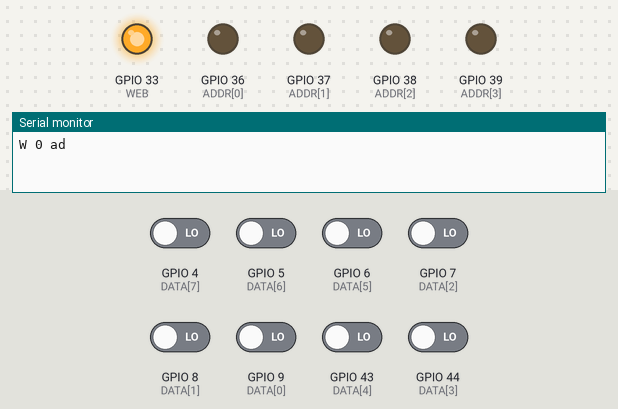
A sketch run on a simulated ESP32. Shown: output pins drawn as LEDs (lit = HIGH), the last lines printed to the serial monitor. The inputs (shaded band) are chosen by the test bench; at power-on: GPIO 4 (DATA[7]), GPIO 5 (DATA[6]), GPIO 6 (DATA[5]), GPIO 7 (DATA[2]), GPIO 8 (DATA[1]), GPIO 9 (DATA[0]), GPIO 43 (DATA[4]), GPIO 44 (DATA[3]) LOW. Pins used as bus, display or sensor lines are not drawn.

Above: at 0.1 s.
At 4.0 s:
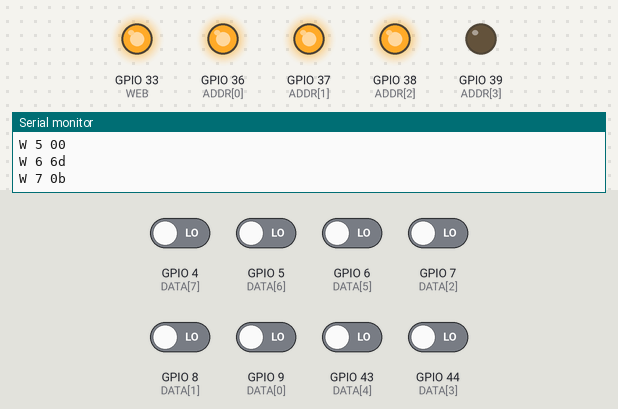
At 5.0 s:
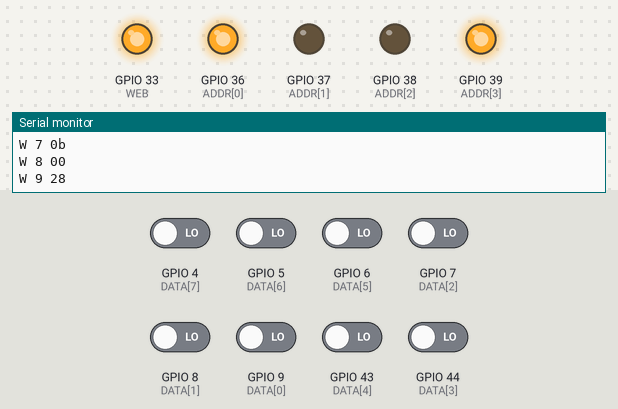
At 6.0 s:
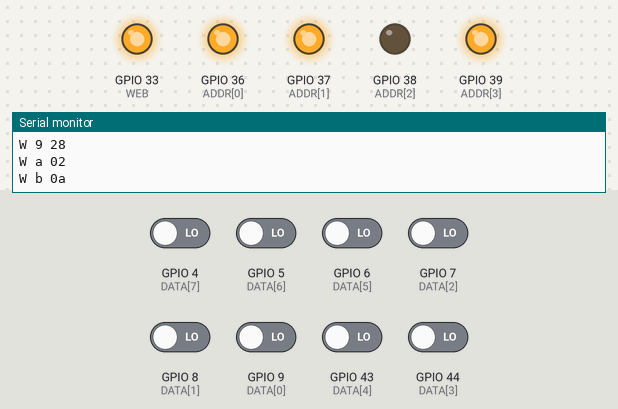
At 6.8 s:
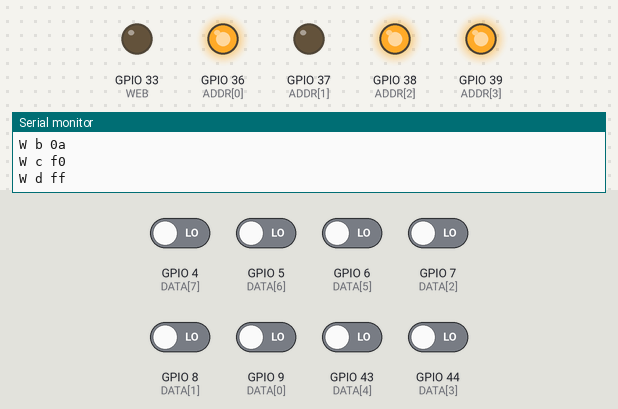
At 10.1 s:
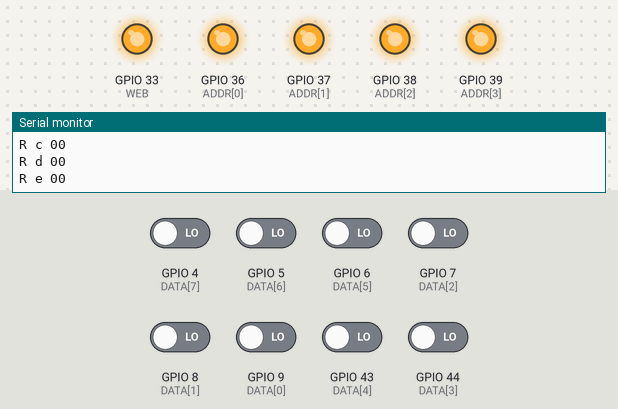
Timing chart, 0 to 11.6 s (numbered marks = the images above):
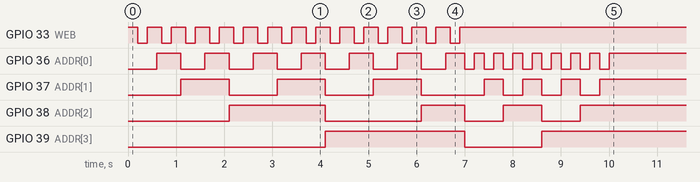

The sketch:

rom.ino
```cpp
const int ADDR[] = {A0,A1,A2,A3};
const int DATA[] = {D10,D9,D8,D7, D6,D5,D4,D3};
const int OEB = A4;
const int WEB = A5;


void setup() {

  Serial.begin(9600);
  while (!Serial);

  pinMode(OEB, OUTPUT);
  pinMode(WEB, OUTPUT);

  for(int i=0; i<4; i++) {
    pinMode(ADDR[i], OUTPUT);
  }
  for(int i=0; i<8; i++) {
    pinMode(DATA[i], INPUT);
  }

  digitalWrite(WEB, HIGH);

  writeROM();
  readROM();
}


void loop() {
}

void readROM() {

  for(unsigned char addr = 0 ; addr <= 0xF ; addr++) {
    unsigned char data = readByte(addr);
    char output[25];
    sprintf(output, "R %01x %02x", addr, data);
    Serial.println(output);
  }
}


void writeROM() {

  unsigned char rom[] = {
    0xAD, 0x09, 0x00, // $0009 -> A
    0xAD, 0x0A, 0x00, // $000A -> A
    0x6D, 0x0B, 0x00, // A = A + $000B
    0x28,             // $0009
    0x02,             // $000A
    0x0A,             // $000B
    0xF0, 0xFF        // (RV) $FFFC $FFFD
  };
  unsigned char addr = 0x0;

  for(int i=0 ; i<14 ; i++) {
    unsigned char data = rom[i];
    char output[25];
    sprintf(output, "W %01x %02x", addr, data);
    Serial.println(output);
    writeByte(addr++, data);
  }
}


unsigned char readByte(unsigned char addr) {

  unsigned char data;

  setAddr(addr);
  delay(100);
  digitalWrite(OEB, LOW);
  delay(100);
  data = readData();

  return data;
}

void writeByte(unsigned char addr, unsigned char data) {

  digitalWrite(OEB, HIGH);
  delay(100);
  setAddr(addr);
  delay(100);
  digitalWrite(WEB, LOW);
  delay(100);
  setData(data);
  delay(100);
  digitalWrite(WEB, HIGH);
  delay(100);
}

void setAddr(unsigned char addr) {

  for(int i=0; i<4; i++) {
    digitalWrite(ADDR[i], addr & 1<<i);
  }
}

void setData(unsigned char data) {

  for(int i=0; i<8; i++) {
    pinMode(DATA[i], OUTPUT);
  }

  for(int i=0; i<8; i++) {
    digitalWrite(DATA[i], data & 1<<i);
  }
}

unsigned char readData() {

  for(int i=0; i<8; i++) {
    pinMode(DATA[i], INPUT);
  }

  unsigned char data = 0;
  for(int i=0; i<8; i++) {
    data += digitalRead(DATA[i]) << i;
  }

  return data;
}
```
